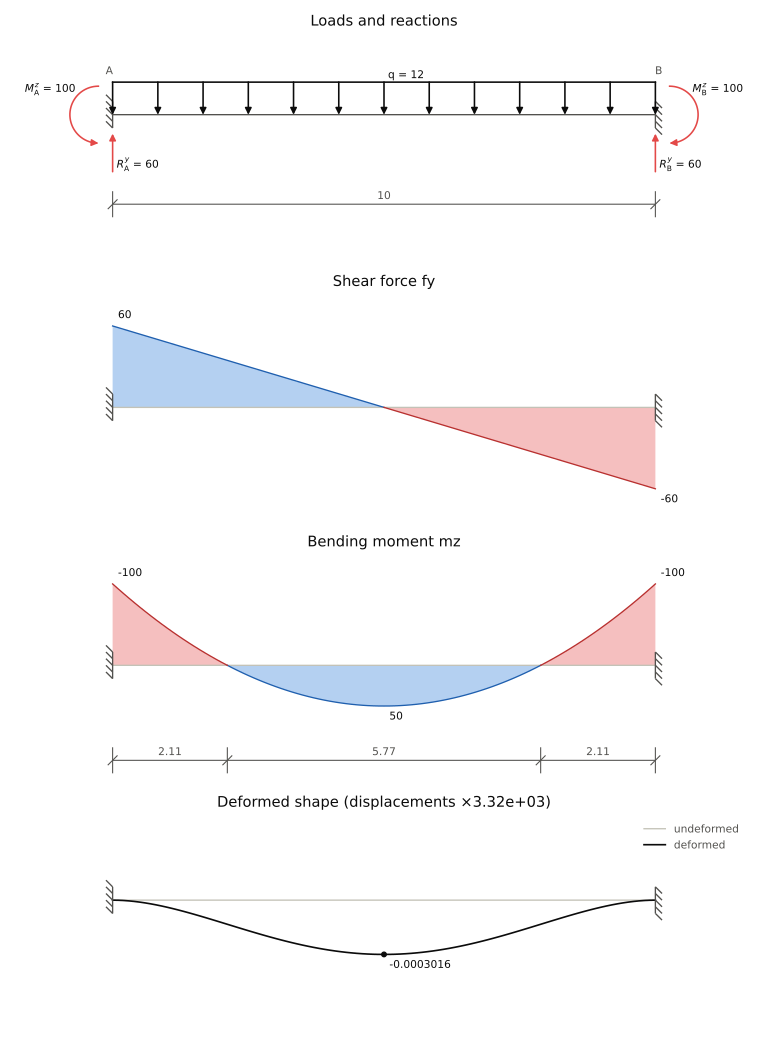

Here is the Python script that generated this plot:
import matplotlib.pyplot as plt

from pymas import Structure

# model and analyze a 10 m beam fixed at both ends, of 28 MPa concrete under
# its self weight

# create a model to analyze the beam (uy and rz degrees of freedoms activates)
model = Structure(type='beam')

# add a concrete of 28 MPa
model.add_material('concrete 28 MPa', E=4700*28**0.5*1000)  # kN/m2

# add a rectangular section of 0.5x1.0 m
model.add_rectangular_section('0.5x1.0', dy=1.0, dz=0.5)  # m

# add joints
model.add_joint('A', x=0.00)
model.add_joint('B', x=10.0)  # m

# add fixed supports at both ends
model.add_support('A', r_ux=True, r_uy=True, r_rz=True)
model.add_support('B', r_uy=True, r_rz=True)

# add frame
model.add_frame('1', 'A', 'B', 'concrete 28 MPa', '0.5x1.0', bending_z=True)

# add self weight
model.add_distributed_load('1', fy=-24 * (0.5 * 1.0))  # kN/m

# analyze the model
model.run_analysis()

# plot the dimensioned beam with its loads, reactions and support names, the
# shear force and bending moment diagrams, with their zero crossings
# dimensioned, and the deformed shape, one under the other (sharex lines up
# the beams)
fig, (loads, shear, moment, deformed) = plt.subplots(4, 1, figsize=(8, 11),
                                                     sharex=True)
model.plot_loads(ax=loads, dimensions=True, support_names=True)
model.plot_diagram('fy', ax=shear, labels=True)
model.plot_diagram('mz', ax=moment, labels=True, dimensions=True)
model.plot_deformed(ax=deformed, labels=True)
fig.tight_layout()
fig.savefig('fixed_beam.svg')
